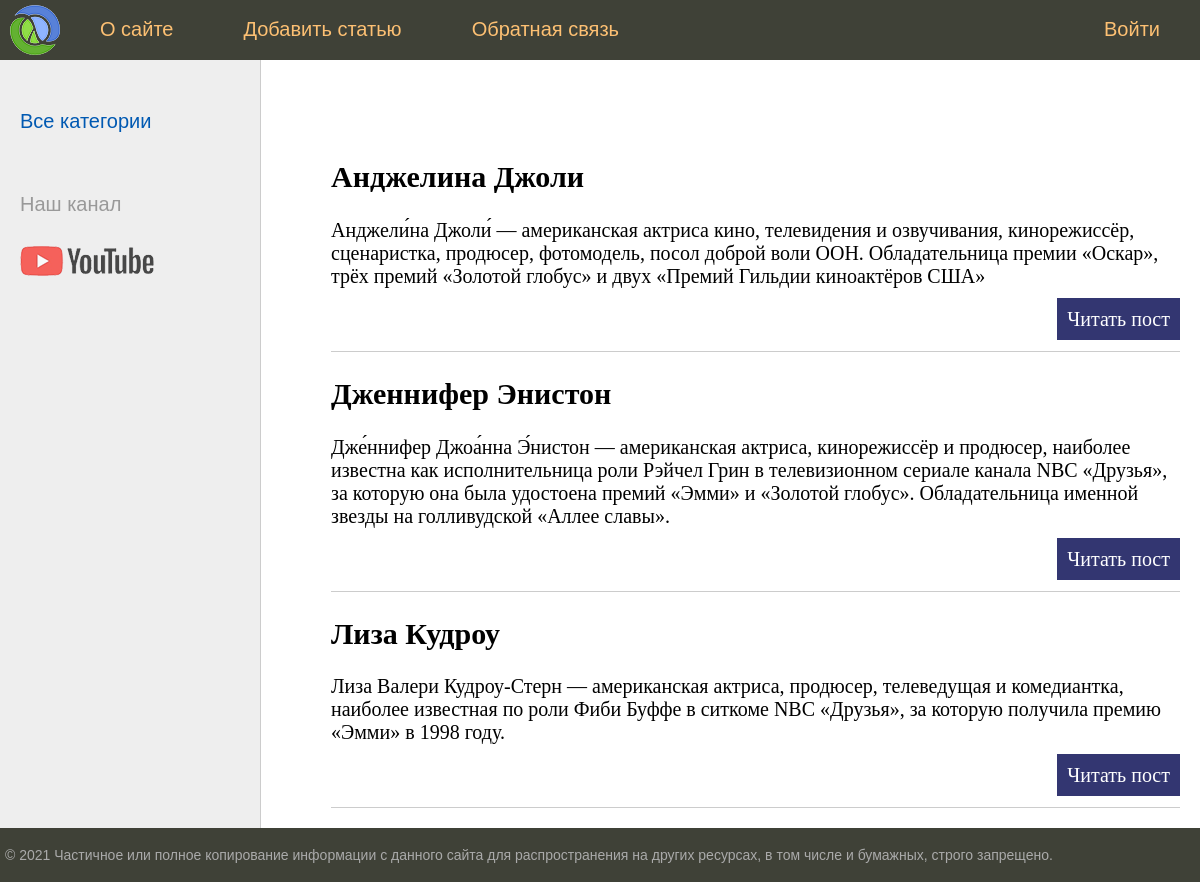
The app's page /, older data.
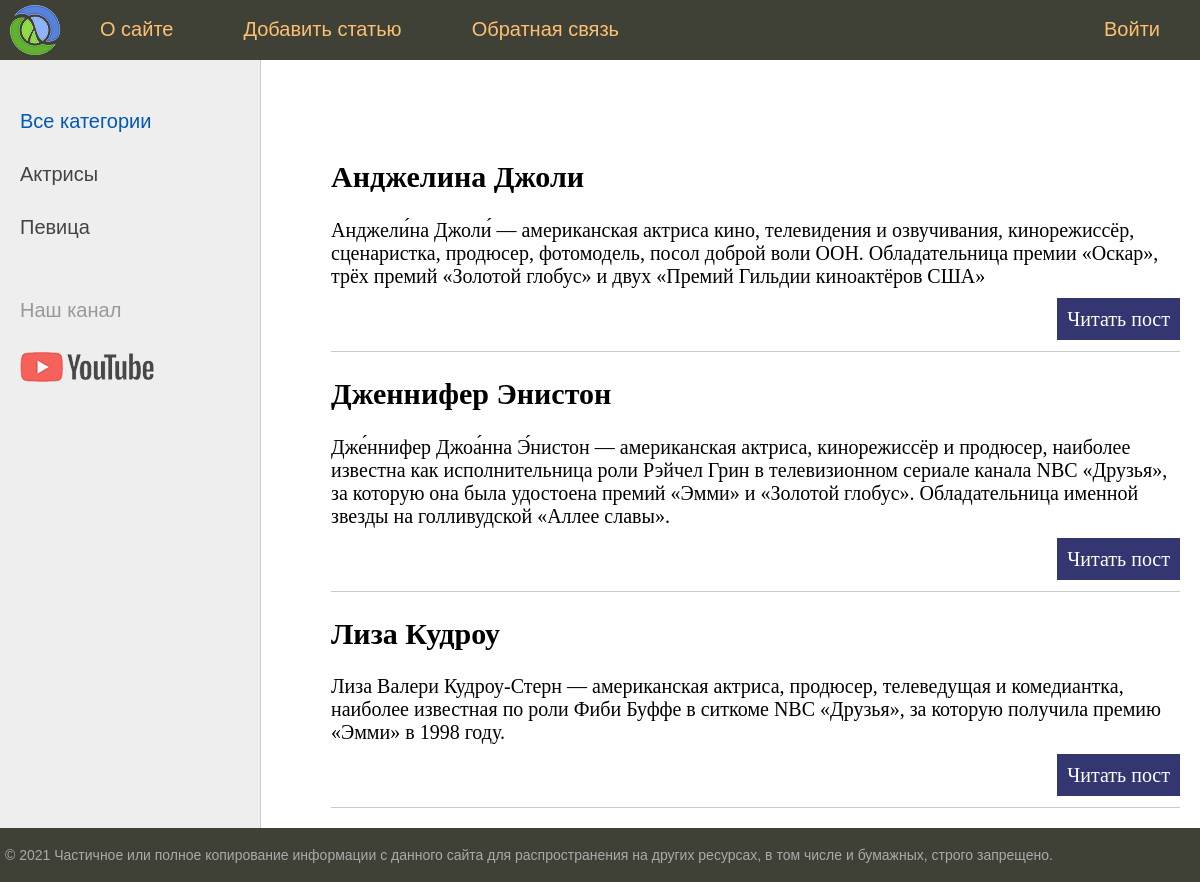
The same page, newer data.
### women/models.py (models this page shows, shortened)
class Women(models.Model):
    title = models.CharField(max_length=255)
    content = models.TextField(blank=True)
    photo = models.ImageField(upload_to="photo/%Y/%m/%d/")
    time_create = models.DateTimeField(auto_now_add=True)
    time_update = models.DateTimeField(auto_now=True)
    is_published = models.BooleanField(default=True)
    cat = models.ForeignKey('Category',on_delete=models.PROTECT,null=True)
    def get_absolute_url(self):
        return reverse('post',kwargs = {'post_id':self.pk})
    class Meta:
        verbose_name = 'Известные женщины'
        verbose_name_plural = 'Известные женщины'
        ordering =['time_create','title']

class Category(models.Model):
    name = models.CharField(max_length=100,db_index=True)
    def get_absolute_url(self):
        return reverse('category',kwargs = {'cat_id':self.pk})
    class Meta:
        verbose_name = 'Категории'
        verbose_name_plural = 'Категории'

### women/views.py (the view)
# urls.py: path('', index, name = 'home'),
def index(request):
    posts = Women.objects.all()
    cats = Category.objects.all()
    context = {
        'posts': posts,
        'cats':cats,
        'menu': menu,
        'title': 'Главная страница',
        'cat_selected':0,
    }
    return render(request,'women/index.html',context=context)

### women/templates/women/index.html (shortened to what this page needs)
{% extends 'women/base.html' %}
{% block content %}
<ul class="list-articles">
	{% for p in posts %}
			<li><h2>{{p.title}}</h2>
	{{p.content|linebreaks|truncatewords:50}}
			<p class="link-read-post"><a href="{{ p.get_absolute_url }}">Читать пост</a></p>
			</li>
	{% endfor %}
</ul>
{% endblock %}

### women/templates/women/base.html (shortened to what this page needs)
{% load static %}
<!DOCTYPE html>
<html>
<head>
	<link type="text/css" href="{% static 'women/css/style.css' %}" rel="stylesheet" />
</head>
<body>
<table class="table-page" border=0 cellpadding="0" cellspacing="0">
<tr><td valign=top>
{% block mainmenu %}
		<div class="header">
			<ul id="mainmenu" class="mainmenu">
			<li class="logo"><a href="{% url 'home' %}"><div class="logo"></div></a></li>
{% for m in menu %}
	{% if not forloop.last %}
			<li><a href="{% url m.url_name %}">{{m.title}}</a></li>
	{% else %}
			<li class="last"><a href="{% url m.url_name %}">{{m.title}}</a></li>
	{% endif %}
{% endfor %}
			</ul>
		</div>
{% endblock mainmenu %}
<table class="table-content" border=0 cellpadding="0" cellspacing="0">
<tr>
	<td valign="top" class="left-chapters">
	<ul id="leftchapters">
{% if cat_selected == 0 %}
		<li class="selected">Все категории</li>
{% else %}
		<li><a href="{% url 'home' %}">Все категории</a></li>
{% endif %}
{% for c in cats %}
	{% if c.pk == cat_selected %}
		<li class="selected">{{c.name}}</li>
	{% else %}
		<li><a href="{{ c.get_absolute_url }}">{{c.name}}</a></li>
	{% endif %}
{% endfor %}
		<li class="share">
		<p>Наш канал</p>
		<a class="share-yt" href="https://www.youtube.com/channel/UClJzWfGWuGJL2t-3dYKcHTA/playlists" target="_blank" rel="nofollow"></a>
		</li>
	</ul>
</td>
<td valign="top" class="content">
	<div class="content-text">
{% block content %}
{% endblock %}
	</div>
</td></tr></table>
</td></tr>
<tr><td valign=top>
	<div id="footer">
		<p>&copy; 2021 Частичное или полное копирование информации с данного сайта для распространения на других ресурсах, в том числе и бумажных, строго запрещено.</p>
	</div>
</td></tr></table>
</body>
</html>

Row changes from the older to the newer data that the page shows:
added Category: name "Актрисы"
added Category: name "Певица"
